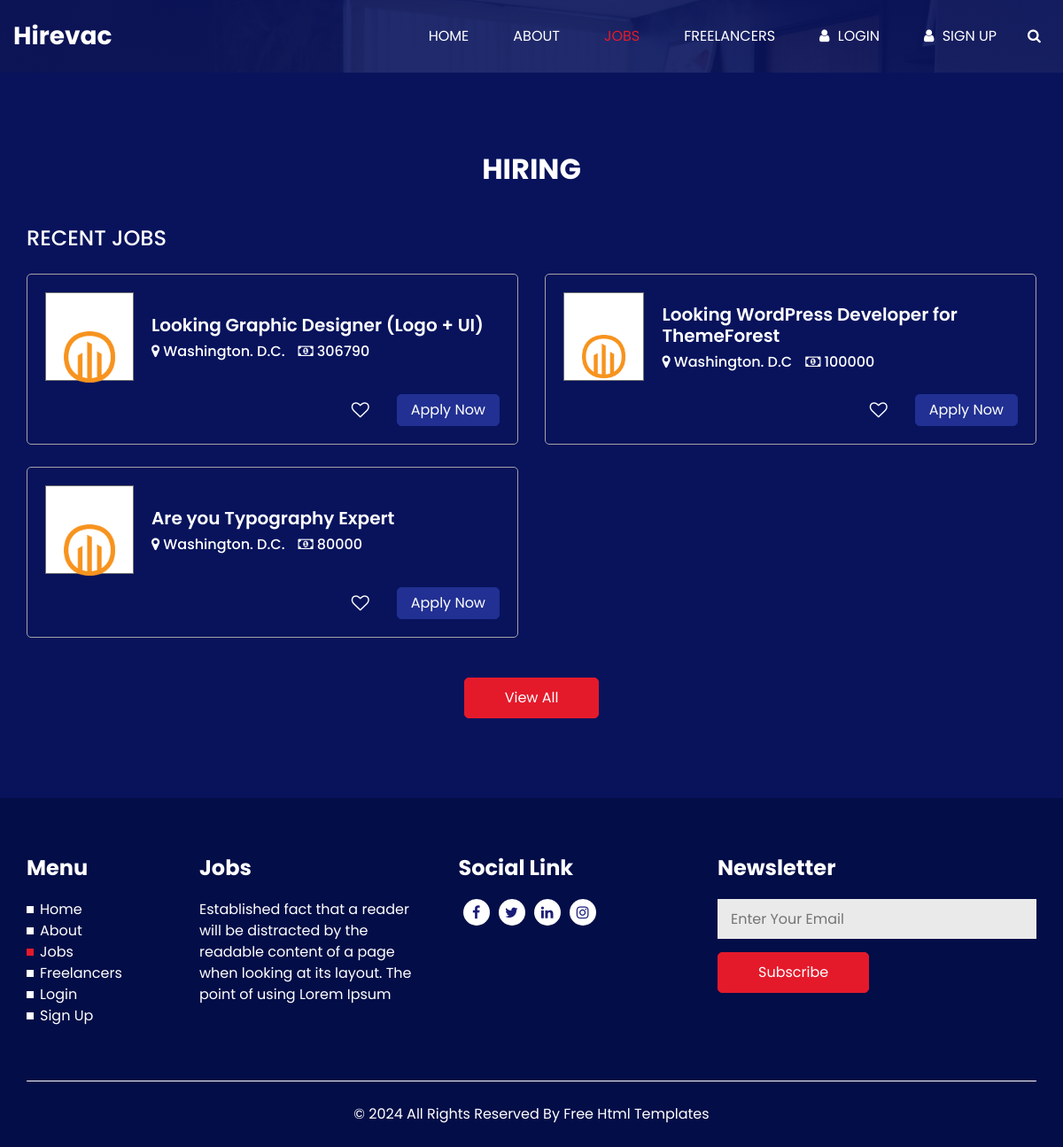
The page /job/ on the database as committed earlier.
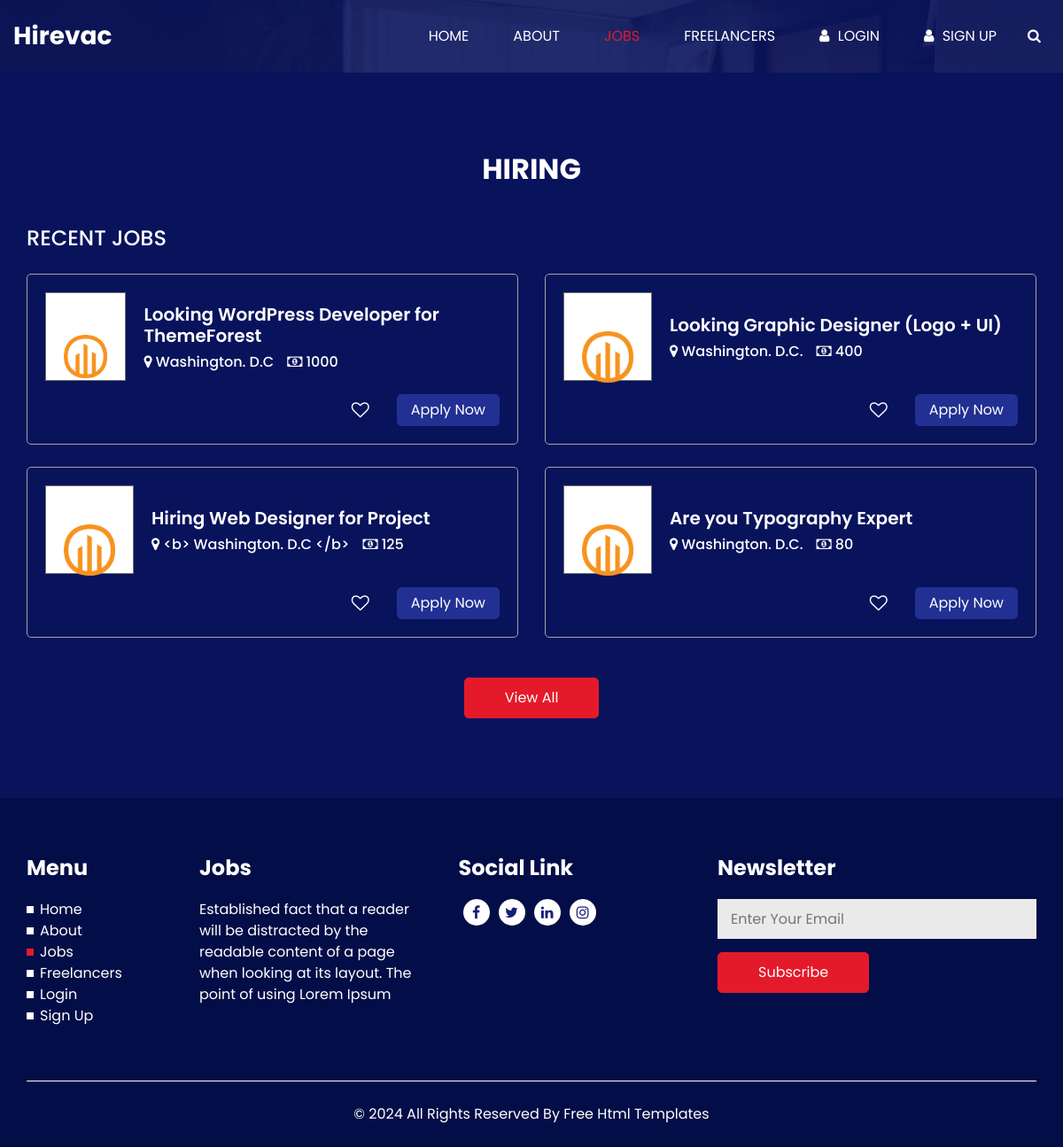
The same page on the database as committed later.
### jobs/models.py (models this page shows, shortened)
class jobHiring(models.Model):
    jobTitle = models.CharField(max_length=50)
    address = models.CharField(max_length=100)
    salary = models.IntegerField()

### django1/views.py (the view)
# urls.py: path('job/', views.job, name='job'),
def job(request):
    return render(request, "job.html", data)

### templates/job.html (shortened to what this page needs)
{% extends 'base.html' %}
{% block content %}
  <section class="job_section layout_padding">
    <div class="container">
      <div class="heading_container heading_center">
        <h2>
          HIRING
        </h2>
      </div>
      <div class="job_container">
        <h4 class="job_heading">
          Recent Jobs
        </h4>
        <div class="row">
          {% for col in HiringData %}
            <div class="col-lg-6">
              <div class="box">
                <div class="job_content-box">
                  <div class="img-box">
                    <img src="/static/images/job_logo3.png" alt="">
                  </div>
                  <div class="detail-box">
                    <h5>
                      {{col.jobTitle}}
                    </h5>
                    <div class="detail-info">
                      <h6>
                        <i class="fa fa-map-marker" aria-hidden="true"></i>
                        <span>
                          {{col.address}}
                        </span>
                      </h6>
                      <h6>
                        <i class="fa fa-money" aria-hidden="true"></i>
                        <span>
                          {{col.salary}}
                        </span>
                      </h6>
                    </div>
                  </div>
                </div>
                <div class="option-box">
                  <button class="fav-btn">
                    <i class="fa fa-heart-o" aria-hidden="true"></i>
                  </button>
                  <a href="" class="apply-btn">
                    Apply Now
                  </a>
                </div>
              </div>
            </div>
          {% endfor %}
        </div>
      </div>
      <div class="btn-box">
        <a href="">
          View All
        </a>
      </div>
    </div>
  </section>
  {% endblock %}

Rows that differ between the two databases and show on the page:
changed jobHiring "Looking WordPress Developer for ThemeForest": salary "100000" → "1000"; moves up the list
changed jobHiring "Looking Graphic Designer (Logo + UI)": salary "306790" → "400"
added jobHiring: jobTitle "Hiring Web Designer for Project", address "<b> Washington. D.C </b>", salary "125"
changed jobHiring "Are you Typography Expert": salary "80000" → "80"
